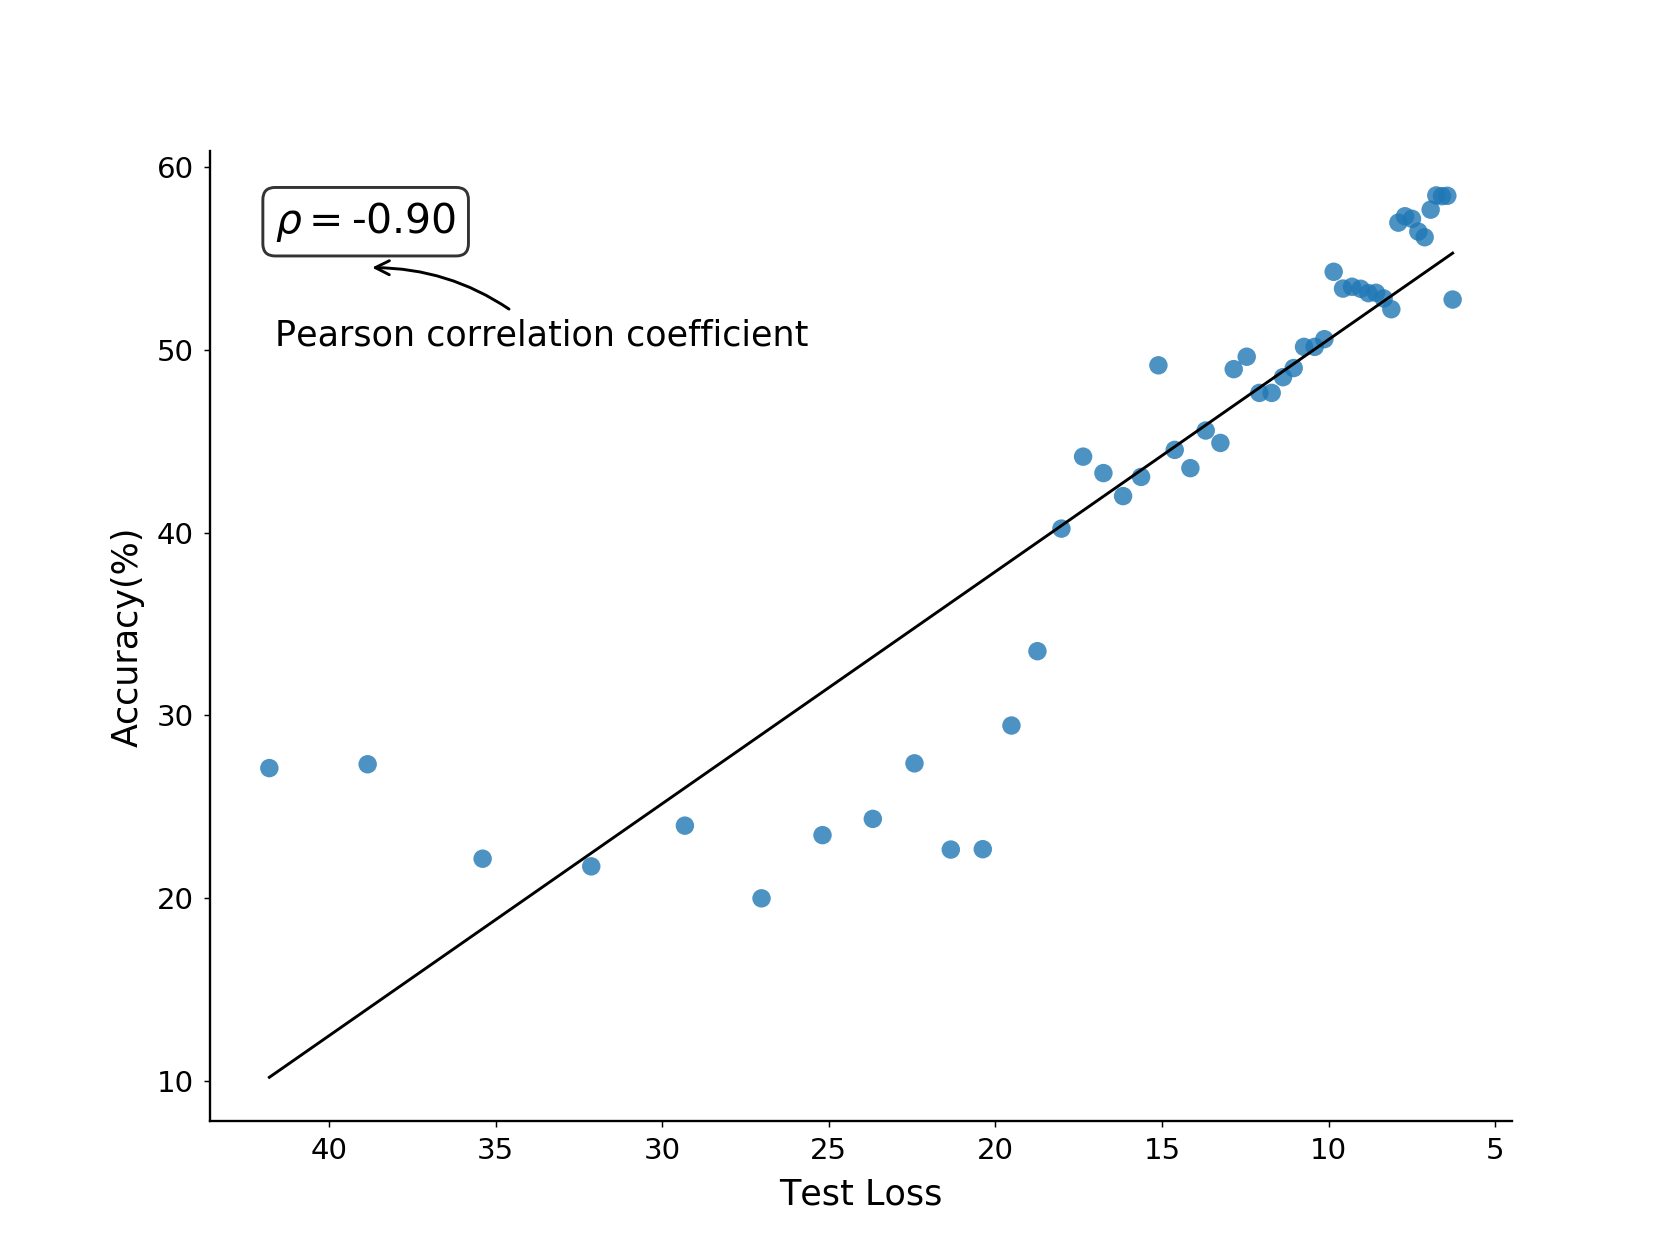

Python code for this plot:

import matplotlib.pyplot as plt
import numpy as np
from scipy.stats import pearsonr

# 设置图像参数
plt.rcParams.update({'font.size': 12})
fig, ax = plt.subplots(figsize=(8, 6))
ax.spines['right'].set_visible(False)
ax.spines['top'].set_visible(False)
ax.xaxis.set_tick_params(width=0.5, length=2)
ax.yaxis.set_tick_params(width=0.5, length=2)
ax.xaxis.set_tick_params(labelsize=10)
ax.yaxis.set_tick_params(labelsize=10)
ax.set_xlabel('Test Loss', fontsize=12)
ax.set_ylabel('Accuracy(%)', fontsize=12)

# 生成示例数据
x = np.array([41.79, 38.84, 35.39, 32.13, 29.32, 27.02, 25.19, 23.68, 22.43, 21.34, 20.38, 19.52, 18.74, 18.02, 17.37, 16.76, 16.17, 15.63, 15.11, 14.62, 14.15, 13.69, 13.25, 12.85, 12.46, 12.08, 11.71, 11.37, 11.05, 10.74, 10.42, 10.13, 9.85, 9.57, 9.3, 9.04, 8.81, 8.58, 8.35, 8.12, 7.91, 7.71, 7.5, 7.31, 7.12, 6.94, 6.77, 6.6, 6.44, 6.28])
y = np.array([27.11, 27.32, 22.15, 21.73, 23.96, 19.98, 23.44, 24.33, 27.37, 22.65, 22.67, 29.44, 33.51, 40.22, 44.16, 43.26, 42.0, 43.05, 49.16, 44.53, 43.53, 45.59, 44.91, 48.95, 49.63, 47.65, 47.65, 48.51, 49.01, 50.17, 50.17, 50.59, 54.28, 53.36, 53.46, 53.35, 53.11, 53.13, 52.82, 52.23, 56.97, 57.32, 57.18, 56.48, 56.17, 57.68, 58.46, 58.42, 58.44, 52.76])



# 计算皮尔森系数
corr, _ = pearsonr(x, y)

# 绘制散点图
ax.scatter(x, y, s=40, c='#1f77b4', alpha=0.8, edgecolor='none')

# 添加皮尔森系数文本框
textstr = r'$\rho =$' + f'{corr:.2f}'
props = dict(boxstyle='round', facecolor='white', alpha=0.8, pad=0.3, edgecolor='black')
ax.text(0.05, 0.95, textstr, transform=ax.transAxes, fontsize=14,
        verticalalignment='top', horizontalalignment='left', bbox=props)

fit = np.polyfit(x, y, deg=1)
ax.plot(x, fit[0] * x + fit[1], color='black', linewidth=1)

# 设置图像标题和字体
# plt.title('Scatter Plot', fontsize=16, fontweight='bold', y=1.05)

# 添加标尺
# ax.axhline(y=np.mean(y), color='black', linestyle='--', linewidth=1)
# ax.axvline(x=np.mean(x), color='black', linestyle='--', linewidth=1)
ax.text(np.mean(x)-1.5, 0.92, 'Mean of Test Loss', fontsize=12, transform=ax.transAxes)
ax.text(0.92, np.mean(y)+0.05, 'Mean of Accuracy', fontsize=12, transform=ax.transAxes)

# 添加图例
ax.annotate('Pearson correlation coefficient', xy=(0.12, 0.88), xycoords='axes fraction', fontsize=12,
            xytext=(0.05, 0.8), textcoords='axes fraction',
            arrowprops=dict(facecolor='black', arrowstyle='->', connectionstyle='arc3,rad=0.2'))

# 反转x轴
ax.invert_xaxis()

# 调整图像位置
fig.tight_layout(pad=2)

# 保存图像
fig.savefig('./pearson.png', dpi=210)
# plt.show()